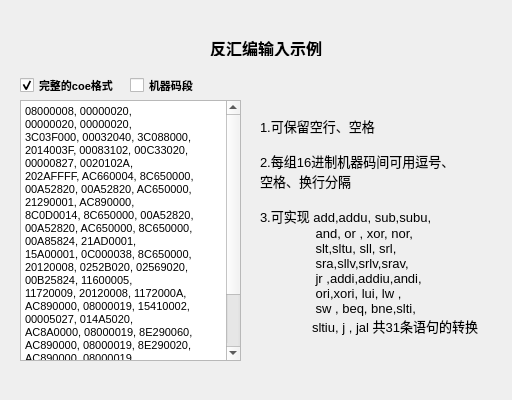
<?xml version="1.0" encoding="UTF-8"?>
<ui version="4.0">
 <class>Machinedemo</class>
 <widget class="QDialog" name="Machinedemo">
  <property name="geometry">
   <rect>
    <x>0</x>
    <y>0</y>
    <width>512</width>
    <height>400</height>
   </rect>
  </property>
  <property name="windowTitle">
   <string>Dialog</string>
  </property>
  <widget class="QLabel" name="label">
   <property name="geometry">
    <rect>
     <x>210</x>
     <y>40</y>
     <width>121</width>
     <height>16</height>
    </rect>
   </property>
   <property name="font">
    <font>
     <pointsize>12</pointsize>
     <weight>75</weight>
     <bold>true</bold>
    </font>
   </property>
   <property name="text">
    <string>反汇编输入示例</string>
   </property>
  </widget>
  <widget class="QTextBrowser" name="textcoe">
   <property name="geometry">
    <rect>
     <x>20</x>
     <y>100</y>
     <width>221</width>
     <height>261</height>
    </rect>
   </property>
   <property name="html">
    <string>&lt;!DOCTYPE HTML PUBLIC &quot;-//W3C//DTD HTML 4.0//EN&quot; &quot;http://www.w3.org/TR/REC-html40/strict.dtd&quot;&gt;
&lt;html&gt;&lt;head&gt;&lt;meta name=&quot;qrichtext&quot; content=&quot;1&quot; /&gt;&lt;style type=&quot;text/css&quot;&gt;
p, li { white-space: pre-wrap; }
&lt;/style&gt;&lt;/head&gt;&lt;body style=&quot; font-family:'MS Shell Dlg 2'; font-size:8pt; font-weight:400; font-style:normal;&quot;&gt;
&lt;p style=&quot; margin-top:0px; margin-bottom:0px; margin-left:0px; margin-right:0px; -qt-block-indent:0; text-indent:0px;&quot;&gt;memory_initialization_radix=16;&lt;/p&gt;
&lt;p style=&quot; margin-top:0px; margin-bottom:0px; margin-left:0px; margin-right:0px; -qt-block-indent:0; text-indent:0px;&quot;&gt;memory_initialization_vector=&lt;/p&gt;
&lt;p style=&quot; margin-top:0px; margin-bottom:0px; margin-left:0px; margin-right:0px; -qt-block-indent:0; text-indent:0px;&quot;&gt;08000008, 00000020, 00000020, 00000020, 00000020, 00000020, 00000020, 00000020,&lt;/p&gt;
&lt;p style=&quot; margin-top:0px; margin-bottom:0px; margin-left:0px; margin-right:0px; -qt-block-indent:0; text-indent:0px;&quot;&gt;3C03F000, 00032040, 3C088000, 2014003F, 00083102, 00C33020, 00000827, 0020102A,&lt;/p&gt;
&lt;p style=&quot; margin-top:0px; margin-bottom:0px; margin-left:0px; margin-right:0px; -qt-block-indent:0; text-indent:0px;&quot;&gt;202AFFFF, AC660004, 8C650000, 00A52820, 00A52820, AC650000, 21290001, AC890000,&lt;/p&gt;
&lt;p style=&quot; margin-top:0px; margin-bottom:0px; margin-left:0px; margin-right:0px; -qt-block-indent:0; text-indent:0px;&quot;&gt;8C0D0014, 8C650000, 00A52820, 00A52820, AC650000, 8C650000, 00A85824, 21AD0001,&lt;/p&gt;
&lt;p style=&quot; margin-top:0px; margin-bottom:0px; margin-left:0px; margin-right:0px; -qt-block-indent:0; text-indent:0px;&quot;&gt;15A00001, 0C000038, 8C650000, 20120008, 0252B020, 02569020, 00B25824, 11600005,&lt;/p&gt;
&lt;p style=&quot; margin-top:0px; margin-bottom:0px; margin-left:0px; margin-right:0px; -qt-block-indent:0; text-indent:0px;&quot;&gt;11720009, 20120008, 1172000A, AC890000, 08000019, 15410002, 00005027, 014A5020,&lt;/p&gt;
&lt;p style=&quot; margin-top:0px; margin-bottom:0px; margin-left:0px; margin-right:0px; -qt-block-indent:0; text-indent:0px;&quot;&gt;AC8A0000, 08000019, 8E290060, AC890000, 08000019, 8E290020, AC890000, 08000019,&lt;/p&gt;
&lt;p style=&quot; margin-top:0px; margin-bottom:0px; margin-left:0px; margin-right:0px; -qt-block-indent:0; text-indent:0px;&quot;&gt;8C0D0014, 014A5020, 354A0001, 22310004, 02348824, 01224820, 15210001, 21290005,&lt;/p&gt;
&lt;p style=&quot; margin-top:0px; margin-bottom:0px; margin-left:0px; margin-right:0px; -qt-block-indent:0; text-indent:0px;&quot;&gt;8C650000, 00A55820, 016B5820, AC6B0000, AC660004, 03E00008;&lt;/p&gt;&lt;/body&gt;&lt;/html&gt;</string>
   </property>
  </widget>
  <widget class="QLabel" name="label_2">
   <property name="geometry">
    <rect>
     <x>260</x>
     <y>110</y>
     <width>221</width>
     <height>231</height>
    </rect>
   </property>
   <property name="font">
    <font>
     <pointsize>10</pointsize>
    </font>
   </property>
   <property name="text">
    <string>1.可保留空行、空格

2.每组16进制机器码间可用逗号、
空格、换行分隔

3.可实现 add,addu, sub,subu,
	 and, or , xor, nor,
	 slt,sltu, sll, srl,
	 sra,sllv,srlv,srav,
	 jr ,addi,addiu,andi,
	 ori,xori, lui, lw ,
	 sw , beq, bne,slti,
	sltiu, j , jal 共31条语句的转换</string>
   </property>
  </widget>
  <widget class="QCheckBox" name="checkcoe">
   <property name="geometry">
    <rect>
     <x>20</x>
     <y>70</y>
     <width>141</width>
     <height>31</height>
    </rect>
   </property>
   <property name="font">
    <font>
     <pointsize>8</pointsize>
     <weight>75</weight>
     <bold>true</bold>
    </font>
   </property>
   <property name="text">
    <string>完整的coe格式</string>
   </property>
   <property name="checked">
    <bool>true</bool>
   </property>
  </widget>
  <widget class="QCheckBox" name="checkseg">
   <property name="geometry">
    <rect>
     <x>130</x>
     <y>70</y>
     <width>131</width>
     <height>31</height>
    </rect>
   </property>
   <property name="font">
    <font>
     <pointsize>8</pointsize>
     <weight>75</weight>
     <bold>true</bold>
    </font>
   </property>
   <property name="text">
    <string>机器码段</string>
   </property>
  </widget>
  <widget class="QTextBrowser" name="segcoe">
   <property name="enabled">
    <bool>true</bool>
   </property>
   <property name="geometry">
    <rect>
     <x>20</x>
     <y>100</y>
     <width>221</width>
     <height>261</height>
    </rect>
   </property>
   <property name="html">
    <string>&lt;!DOCTYPE HTML PUBLIC &quot;-//W3C//DTD HTML 4.0//EN&quot; &quot;http://www.w3.org/TR/REC-html40/strict.dtd&quot;&gt;
&lt;html&gt;&lt;head&gt;&lt;meta name=&quot;qrichtext&quot; content=&quot;1&quot; /&gt;&lt;style type=&quot;text/css&quot;&gt;
p, li { white-space: pre-wrap; }
&lt;/style&gt;&lt;/head&gt;&lt;body style=&quot; font-family:'MS Shell Dlg 2'; font-size:8pt; font-weight:400; font-style:normal;&quot;&gt;
&lt;p style=&quot; margin-top:0px; margin-bottom:0px; margin-left:0px; margin-right:0px; -qt-block-indent:0; text-indent:0px;&quot;&gt;08000008, 00000020,&lt;/p&gt;
&lt;p style=&quot; margin-top:0px; margin-bottom:0px; margin-left:0px; margin-right:0px; -qt-block-indent:0; text-indent:0px;&quot;&gt;00000020, 00000020, &lt;/p&gt;
&lt;p style=&quot; margin-top:0px; margin-bottom:0px; margin-left:0px; margin-right:0px; -qt-block-indent:0; text-indent:0px;&quot;&gt;3C03F000, 00032040, 3C088000, 2014003F, 00083102, 00C33020, 00000827, 0020102A,&lt;/p&gt;
&lt;p style=&quot; margin-top:0px; margin-bottom:0px; margin-left:0px; margin-right:0px; -qt-block-indent:0; text-indent:0px;&quot;&gt;202AFFFF, AC660004, 8C650000, 00A52820, 00A52820, AC650000, 21290001, AC890000,&lt;/p&gt;
&lt;p style=&quot; margin-top:0px; margin-bottom:0px; margin-left:0px; margin-right:0px; -qt-block-indent:0; text-indent:0px;&quot;&gt;8C0D0014, 8C650000, 00A52820, 00A52820, AC650000, 8C650000, 00A85824, 21AD0001,&lt;/p&gt;
&lt;p style=&quot; margin-top:0px; margin-bottom:0px; margin-left:0px; margin-right:0px; -qt-block-indent:0; text-indent:0px;&quot;&gt;15A00001, 0C000038, 8C650000, 20120008, 0252B020, 02569020, 00B25824, 11600005,&lt;/p&gt;
&lt;p style=&quot; margin-top:0px; margin-bottom:0px; margin-left:0px; margin-right:0px; -qt-block-indent:0; text-indent:0px;&quot;&gt;11720009, 20120008, 1172000A, AC890000, 08000019, 15410002, 00005027, 014A5020,&lt;/p&gt;
&lt;p style=&quot; margin-top:0px; margin-bottom:0px; margin-left:0px; margin-right:0px; -qt-block-indent:0; text-indent:0px;&quot;&gt;AC8A0000, 08000019, 8E290060, AC890000, 08000019, 8E290020, AC890000, 08000019,&lt;/p&gt;
&lt;p style=&quot; margin-top:0px; margin-bottom:0px; margin-left:0px; margin-right:0px; -qt-block-indent:0; text-indent:0px;&quot;&gt;8C0D0014, 014A5020, 354A0001, 22310004, 02348824, 01224820, 15210001, 21290005,&lt;/p&gt;
&lt;p style=&quot; margin-top:0px; margin-bottom:0px; margin-left:0px; margin-right:0px; -qt-block-indent:0; text-indent:0px;&quot;&gt;8C650000, 00A55820, 016B5820, AC6B0000, AC660004, 03E00008;&lt;/p&gt;&lt;/body&gt;&lt;/html&gt;</string>
   </property>
  </widget>
 </widget>
 <resources/>
 <connections/>
</ui>
